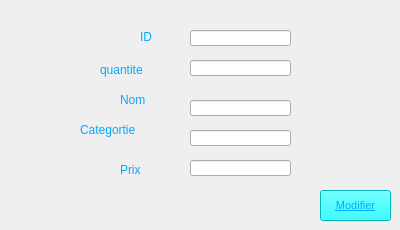
    <widget class="QWidget" name="Modifier">
     <attribute name="title">
      <string>Modifier</string>
     </attribute>
     <widget class="QPushButton" name="pb_modifier">
      <property name="geometry">
       <rect>
        <x>320</x>
        <y>190</y>
        <width>71</width>
        <height>31</height>
       </rect>
      </property>
      <property name="palette">
       <palette>
        <active>
         <colorrole role="WindowText">
          <brush brushstyle="SolidPattern">
           <color alpha="255">
            <red>0</red>
            <green>170</green>
            <blue>255</blue>
           </color>
          </brush>
         </colorrole>
         <colorrole role="Button">
          <brush brushstyle="SolidPattern">
           <color alpha="255">
            <red>0</red>
            <green>255</green>
            <blue>255</blue>
           </color>
          </brush>
         </colorrole>
         <colorrole role="Text">
          <brush brushstyle="SolidPattern">
           <color alpha="255">
            <red>0</red>
            <green>170</green>
            <blue>255</blue>
           </color>
          </brush>
         </colorrole>
         <colorrole role="ButtonText">
          <brush brushstyle="SolidPattern">
           <color alpha="255">
            <red>0</red>
            <green>170</green>
            <blue>255</blue>
           </color>
          </brush>
         </colorrole>
         <colorrole role="Base">
          <brush brushstyle="SolidPattern">
           <color alpha="255">
            <red>0</red>
            <green>255</green>
            <blue>255</blue>
           </color>
          </brush>
         </colorrole>
         <colorrole role="Window">
          <brush brushstyle="SolidPattern">
           <color alpha="255">
            <red>0</red>
            <green>255</green>
            <blue>255</blue>
           </color>
          </brush>
         </colorrole>
         <colorrole role="Highlight">
          <brush brushstyle="SolidPattern">
           <color alpha="255">
            <red>0</red>
            <green>170</green>
            <blue>255</blue>
           </color>
          </brush>
         </colorrole>
         <colorrole role="PlaceholderText">
          <brush brushstyle="NoBrush">
           <color alpha="128">
            <red>0</red>
            <green>170</green>
            <blue>255</blue>
           </color>
          </brush>
         </colorrole>
        </active>
        <inactive>
         <colorrole role="WindowText">
          <brush brushstyle="SolidPattern">
           <color alpha="255">
            <red>0</red>
            <green>170</green>
            <blue>255</blue>
           </color>
          </brush>
         </colorrole>
         <colorrole role="Button">
          <brush brushstyle="SolidPattern">
           <color alpha="255">
            <red>0</red>
            <green>255</green>
            <blue>255</blue>
           </color>
          </brush>
         </colorrole>
         <colorrole role="Text">
          <brush brushstyle="SolidPattern">
           <color alpha="255">
            <red>0</red>
            <green>170</green>
            <blue>255</blue>
           </color>
          </brush>
         </colorrole>
         <colorrole role="ButtonText">
          <brush brushstyle="SolidPattern">
           <color alpha="255">
            <red>0</red>
            <green>170</green>
            <blue>255</blue>
           </color>
          </brush>
         </colorrole>
         <colorrole role="Base">
          <brush brushstyle="SolidPattern">
           <color alpha="255">
            <red>0</red>
            <green>255</green>
            <blue>255</blue>
           </color>
          </brush>
         </colorrole>
         <colorrole role="Window">
          <brush brushstyle="SolidPattern">
           <color alpha="255">
            <red>0</red>
            <green>255</green>
            <blue>255</blue>
           </color>
          </brush>
         </colorrole>
         <colorrole role="Highlight">
          <brush brushstyle="SolidPattern">
           <color alpha="255">
            <red>0</red>
            <green>170</green>
            <blue>255</blue>
           </color>
          </brush>
         </colorrole>
         <colorrole role="PlaceholderText">
          <brush brushstyle="NoBrush">
           <color alpha="128">
            <red>0</red>
            <green>170</green>
            <blue>255</blue>
           </color>
          </brush>
         </colorrole>
        </inactive>
        <disabled>
         <colorrole role="WindowText">
          <brush brushstyle="SolidPattern">
           <color alpha="255">
            <red>0</red>
            <green>170</green>
            <blue>255</blue>
           </color>
          </brush>
         </colorrole>
         <colorrole role="Button">
          <brush brushstyle="SolidPattern">
           <color alpha="255">
            <red>0</red>
            <green>255</green>
            <blue>255</blue>
           </color>
          </brush>
         </colorrole>
         <colorrole role="Text">
          <brush brushstyle="SolidPattern">
           <color alpha="255">
            <red>0</red>
            <green>170</green>
            <blue>255</blue>
           </color>
          </brush>
         </colorrole>
         <colorrole role="ButtonText">
          <brush brushstyle="SolidPattern">
           <color alpha="255">
            <red>0</red>
            <green>170</green>
            <blue>255</blue>
           </color>
          </brush>
         </colorrole>
         <colorrole role="Base">
          <brush brushstyle="SolidPattern">
           <color alpha="255">
            <red>0</red>
            <green>255</green>
            <blue>255</blue>
           </color>
          </brush>
         </colorrole>
         <colorrole role="Window">
          <brush brushstyle="SolidPattern">
           <color alpha="255">
            <red>0</red>
            <green>255</green>
            <blue>255</blue>
           </color>
          </brush>
         </colorrole>
         <colorrole role="Highlight">
          <brush brushstyle="SolidPattern">
           <color alpha="255">
            <red>0</red>
            <green>170</green>
            <blue>255</blue>
           </color>
          </brush>
         </colorrole>
         <colorrole role="PlaceholderText">
          <brush brushstyle="NoBrush">
           <color alpha="128">
            <red>0</red>
            <green>170</green>
            <blue>255</blue>
           </color>
          </brush>
         </colorrole>
        </disabled>
       </palette>
      </property>
      <property name="font">
       <font>
        <family>MS Shell Dlg 2</family>
        <pointsize>8</pointsize>
        <weight>50</weight>
        <italic>false</italic>
        <bold>false</bold>
        <underline>true</underline>
       </font>
      </property>
      <property name="styleSheet">
       <string notr="true">font: 8pt &quot;MS Shell Dlg 2&quot;;
background-color: rgb(0, 255, 255);
selection-background-color: rgb(0, 170, 255);</string>
      </property>
      <property name="text">
       <string>Modifier</string>
      </property>
     </widget>
     <widget class="QLabel" name="label_45">
      <property name="geometry">
       <rect>
        <x>120</x>
        <y>160</y>
        <width>51</width>
        <height>20</height>
       </rect>
      </property>
      <property name="palette">
       <palette>
        <active>
         <colorrole role="WindowText">
          <brush brushstyle="SolidPattern">
           <color alpha="255">
            <red>0</red>
            <green>170</green>
            <blue>255</blue>
           </color>
          </brush>
         </colorrole>
         <colorrole role="Text">
          <brush brushstyle="SolidPattern">
           <color alpha="255">
            <red>0</red>
            <green>170</green>
            <blue>255</blue>
           </color>
          </brush>
         </colorrole>
         <colorrole role="ButtonText">
          <brush brushstyle="SolidPattern">
           <color alpha="255">
            <red>0</red>
            <green>170</green>
            <blue>255</blue>
           </color>
          </brush>
         </colorrole>
         <colorrole role="PlaceholderText">
          <brush brushstyle="NoBrush">
           <color alpha="128">
            <red>0</red>
            <green>170</green>
            <blue>255</blue>
           </color>
          </brush>
         </colorrole>
        </active>
        <inactive>
         <colorrole role="WindowText">
          <brush brushstyle="SolidPattern">
           <color alpha="255">
            <red>0</red>
            <green>170</green>
            <blue>255</blue>
           </color>
          </brush>
         </colorrole>
         <colorrole role="Text">
          <brush brushstyle="SolidPattern">
           <color alpha="255">
            <red>0</red>
            <green>170</green>
            <blue>255</blue>
           </color>
          </brush>
         </colorrole>
         <colorrole role="ButtonText">
          <brush brushstyle="SolidPattern">
           <color alpha="255">
            <red>0</red>
            <green>170</green>
            <blue>255</blue>
           </color>
          </brush>
         </colorrole>
         <colorrole role="PlaceholderText">
          <brush brushstyle="NoBrush">
           <color alpha="128">
            <red>0</red>
            <green>170</green>
            <blue>255</blue>
           </color>
          </brush>
         </colorrole>
        </inactive>
        <disabled>
         <colorrole role="WindowText">
          <brush brushstyle="SolidPattern">
           <color alpha="255">
            <red>0</red>
            <green>170</green>
            <blue>255</blue>
           </color>
          </brush>
         </colorrole>
         <colorrole role="Text">
          <brush brushstyle="SolidPattern">
           <color alpha="255">
            <red>0</red>
            <green>170</green>
            <blue>255</blue>
           </color>
          </brush>
         </colorrole>
         <colorrole role="ButtonText">
          <brush brushstyle="SolidPattern">
           <color alpha="255">
            <red>0</red>
            <green>170</green>
            <blue>255</blue>
           </color>
          </brush>
         </colorrole>
         <colorrole role="PlaceholderText">
          <brush brushstyle="NoBrush">
           <color alpha="128">
            <red>0</red>
            <green>170</green>
            <blue>255</blue>
           </color>
          </brush>
         </colorrole>
        </disabled>
       </palette>
      </property>
      <property name="styleSheet">
       <string notr="true">font: 8pt &quot;MS Shell Dlg 2&quot;;
color: rgb(0, 170, 255);</string>
      </property>
      <property name="text">
       <string>Prix</string>
      </property>
     </widget>
     <widget class="QLabel" name="label_30">
      <property name="geometry">
       <rect>
        <x>100</x>
        <y>60</y>
        <width>81</width>
        <height>20</height>
       </rect>
      </property>
      <property name="palette">
       <palette>
        <active>
         <colorrole role="WindowText">
          <brush brushstyle="SolidPattern">
           <color alpha="255">
            <red>0</red>
            <green>170</green>
            <blue>255</blue>
           </color>
          </brush>
         </colorrole>
         <colorrole role="Text">
          <brush brushstyle="SolidPattern">
           <color alpha="255">
            <red>0</red>
            <green>170</green>
            <blue>255</blue>
           </color>
          </brush>
         </colorrole>
         <colorrole role="ButtonText">
          <brush brushstyle="SolidPattern">
           <color alpha="255">
            <red>0</red>
            <green>170</green>
            <blue>255</blue>
           </color>
          </brush>
         </colorrole>
         <colorrole role="PlaceholderText">
          <brush brushstyle="NoBrush">
           <color alpha="128">
            <red>0</red>
            <green>170</green>
            <blue>255</blue>
           </color>
          </brush>
         </colorrole>
        </active>
        <inactive>
         <colorrole role="WindowText">
          <brush brushstyle="SolidPattern">
           <color alpha="255">
            <red>0</red>
            <green>170</green>
            <blue>255</blue>
           </color>
          </brush>
         </colorrole>
         <colorrole role="Text">
          <brush brushstyle="SolidPattern">
           <color alpha="255">
            <red>0</red>
            <green>170</green>
            <blue>255</blue>
           </color>
          </brush>
         </colorrole>
         <colorrole role="ButtonText">
          <brush brushstyle="SolidPattern">
           <color alpha="255">
            <red>0</red>
            <green>170</green>
            <blue>255</blue>
           </color>
          </brush>
         </colorrole>
         <colorrole role="PlaceholderText">
          <brush brushstyle="NoBrush">
           <color alpha="128">
            <red>0</red>
            <green>170</green>
            <blue>255</blue>
           </color>
          </brush>
         </colorrole>
        </inactive>
        <disabled>
         <colorrole role="WindowText">
          <brush brushstyle="SolidPattern">
           <color alpha="255">
            <red>0</red>
            <green>170</green>
            <blue>255</blue>
           </color>
          </brush>
         </colorrole>
         <colorrole role="Text">
          <brush brushstyle="SolidPattern">
           <color alpha="255">
            <red>0</red>
            <green>170</green>
            <blue>255</blue>
           </color>
          </brush>
         </colorrole>
         <colorrole role="ButtonText">
          <brush brushstyle="SolidPattern">
           <color alpha="255">
            <red>0</red>
            <green>170</green>
            <blue>255</blue>
           </color>
          </brush>
         </colorrole>
         <colorrole role="PlaceholderText">
          <brush brushstyle="NoBrush">
           <color alpha="128">
            <red>0</red>
            <green>170</green>
            <blue>255</blue>
           </color>
          </brush>
         </colorrole>
        </disabled>
       </palette>
      </property>
      <property name="styleSheet">
       <string notr="true">font: 8pt &quot;MS Shell Dlg 2&quot;;
color: rgb(0, 170, 255);</string>
      </property>
      <property name="text">
       <string>quantite</string>
      </property>
     </widget>
     <widget class="QLineEdit" name="le_id_3">
      <property name="geometry">
       <rect>
        <x>190</x>
        <y>30</y>
        <width>101</width>
        <height>16</height>
       </rect>
      </property>
     </widget>
     <widget class="QLineEdit" name="le_prix_3">
      <property name="geometry">
       <rect>
        <x>190</x>
        <y>160</y>
        <width>101</width>
        <height>16</height>
       </rect>
      </property>
     </widget>
     <widget class="QLineEdit" name="le_cat_3">
      <property name="geometry">
       <rect>
        <x>190</x>
        <y>130</y>
        <width>101</width>
        <height>16</height>
       </rect>
      </property>
     </widget>
     <widget class="QLabel" name="label_28">
      <property name="geometry">
       <rect>
        <x>120</x>
        <y>90</y>
        <width>51</width>
        <height>20</height>
       </rect>
      </property>
      <property name="palette">
       <palette>
        <active>
         <colorrole role="WindowText">
          <brush brushstyle="SolidPattern">
           <color alpha="255">
            <red>0</red>
            <green>170</green>
            <blue>255</blue>
           </color>
          </brush>
         </colorrole>
         <colorrole role="Text">
          <brush brushstyle="SolidPattern">
           <color alpha="255">
            <red>0</red>
            <green>170</green>
            <blue>255</blue>
           </color>
          </brush>
         </colorrole>
         <colorrole role="ButtonText">
          <brush brushstyle="SolidPattern">
           <color alpha="255">
            <red>0</red>
            <green>170</green>
            <blue>255</blue>
           </color>
          </brush>
         </colorrole>
         <colorrole role="PlaceholderText">
          <brush brushstyle="NoBrush">
           <color alpha="128">
            <red>0</red>
            <green>170</green>
            <blue>255</blue>
           </color>
          </brush>
         </colorrole>
        </active>
        <inactive>
         <colorrole role="WindowText">
          <brush brushstyle="SolidPattern">
           <color alpha="255">
            <red>0</red>
            <green>170</green>
            <blue>255</blue>
           </color>
          </brush>
         </colorrole>
         <colorrole role="Text">
          <brush brushstyle="SolidPattern">
           <color alpha="255">
            <red>0</red>
            <green>170</green>
            <blue>255</blue>
           </color>
          </brush>
         </colorrole>
         <colorrole role="ButtonText">
          <brush brushstyle="SolidPattern">
           <color alpha="255">
            <red>0</red>
            <green>170</green>
            <blue>255</blue>
           </color>
          </brush>
         </colorrole>
         <colorrole role="PlaceholderText">
          <brush brushstyle="NoBrush">
           <color alpha="128">
            <red>0</red>
            <green>170</green>
            <blue>255</blue>
           </color>
          </brush>
         </colorrole>
        </inactive>
        <disabled>
         <colorrole role="WindowText">
          <brush brushstyle="SolidPattern">
           <color alpha="255">
            <red>0</red>
            <green>170</green>
            <blue>255</blue>
           </color>
          </brush>
         </colorrole>
         <colorrole role="Text">
          <brush brushstyle="SolidPattern">
           <color alpha="255">
            <red>0</red>
            <green>170</green>
            <blue>255</blue>
           </color>
          </brush>
         </colorrole>
         <colorrole role="ButtonText">
          <brush brushstyle="SolidPattern">
           <color alpha="255">
            <red>0</red>
            <green>170</green>
            <blue>255</blue>
           </color>
          </brush>
         </colorrole>
         <colorrole role="PlaceholderText">
          <brush brushstyle="NoBrush">
           <color alpha="128">
            <red>0</red>
            <green>170</green>
            <blue>255</blue>
           </color>
          </brush>
         </colorrole>
        </disabled>
       </palette>
      </property>
      <property name="styleSheet">
       <string notr="true">font: 8pt &quot;MS Shell Dlg 2&quot;;
color: rgb(0, 170, 255);</string>
      </property>
      <property name="text">
       <string>Nom</string>
      </property>
     </widget>
     <widget class="QLabel" name="label_29">
      <property name="geometry">
       <rect>
        <x>80</x>
        <y>120</y>
        <width>101</width>
        <height>20</height>
       </rect>
      </property>
      <property name="palette">
       <palette>
        <active>
         <colorrole role="WindowText">
          <brush brushstyle="SolidPattern">
           <color alpha="255">
            <red>0</red>
            <green>170</green>
            <blue>255</blue>
           </color>
          </brush>
         </colorrole>
         <colorrole role="Text">
          <brush brushstyle="SolidPattern">
           <color alpha="255">
            <red>0</red>
            <green>170</green>
            <blue>255</blue>
           </color>
          </brush>
         </colorrole>
         <colorrole role="ButtonText">
          <brush brushstyle="SolidPattern">
           <color alpha="255">
            <red>0</red>
            <green>170</green>
            <blue>255</blue>
           </color>
          </brush>
         </colorrole>
         <colorrole role="PlaceholderText">
          <brush brushstyle="NoBrush">
           <color alpha="128">
            <red>0</red>
            <green>170</green>
            <blue>255</blue>
           </color>
          </brush>
         </colorrole>
        </active>
        <inactive>
         <colorrole role="WindowText">
          <brush brushstyle="SolidPattern">
           <color alpha="255">
            <red>0</red>
            <green>170</green>
            <blue>255</blue>
           </color>
          </brush>
         </colorrole>
         <colorrole role="Text">
          <brush brushstyle="SolidPattern">
           <color alpha="255">
            <red>0</red>
            <green>170</green>
            <blue>255</blue>
           </color>
          </brush>
         </colorrole>
         <colorrole role="ButtonText">
          <brush brushstyle="SolidPattern">
           <color alpha="255">
            <red>0</red>
            <green>170</green>
            <blue>255</blue>
           </color>
          </brush>
         </colorrole>
         <colorrole role="PlaceholderText">
          <brush brushstyle="NoBrush">
           <color alpha="128">
            <red>0</red>
            <green>170</green>
            <blue>255</blue>
           </color>
          </brush>
         </colorrole>
        </inactive>
        <disabled>
         <colorrole role="WindowText">
          <brush brushstyle="SolidPattern">
           <color alpha="255">
            <red>0</red>
            <green>170</green>
            <blue>255</blue>
           </color>
          </brush>
         </colorrole>
         <colorrole role="Text">
          <brush brushstyle="SolidPattern">
           <color alpha="255">
            <red>0</red>
            <green>170</green>
            <blue>255</blue>
           </color>
          </brush>
         </colorrole>
         <colorrole role="ButtonText">
          <brush brushstyle="SolidPattern">
           <color alpha="255">
            <red>0</red>
            <green>170</green>
            <blue>255</blue>
           </color>
          </brush>
         </colorrole>
         <colorrole role="PlaceholderText">
          <brush brushstyle="NoBrush">
           <color alpha="128">
            <red>0</red>
            <green>170</green>
            <blue>255</blue>
           </color>
          </brush>
         </colorrole>
        </disabled>
       </palette>
      </property>
      <property name="styleSheet">
       <string notr="true">font: 8pt &quot;MS Shell Dlg 2&quot;;
color: rgb(0, 170, 255);</string>
      </property>
      <property name="text">
       <string>Categortie</string>
      </property>
     </widget>
     <widget class="QLineEdit" name="le_nom_3">
      <property name="geometry">
       <rect>
        <x>190</x>
        <y>100</y>
        <width>101</width>
        <height>16</height>
       </rect>
      </property>
     </widget>
     <widget class="QLineEdit" name="le_quantite_3">
      <property name="geometry">
       <rect>
        <x>190</x>
        <y>60</y>
        <width>101</width>
        <height>16</height>
       </rect>
      </property>
     </widget>
     <widget class="QLabel" name="label_27">
      <property name="geometry">
       <rect>
        <x>140</x>
        <y>30</y>
        <width>47</width>
        <height>14</height>
       </rect>
      </property>
      <property name="palette">
       <palette>
        <active>
         <colorrole role="WindowText">
          <brush brushstyle="SolidPattern">
           <color alpha="255">
            <red>0</red>
            <green>170</green>
            <blue>255</blue>
           </color>
          </brush>
         </colorrole>
         <colorrole role="Text">
          <brush brushstyle="SolidPattern">
           <color alpha="255">
            <red>0</red>
            <green>170</green>
            <blue>255</blue>
           </color>
          </brush>
         </colorrole>
         <colorrole role="ButtonText">
          <brush brushstyle="SolidPattern">
           <color alpha="255">
            <red>0</red>
            <green>170</green>
            <blue>255</blue>
           </color>
          </brush>
         </colorrole>
         <colorrole role="PlaceholderText">
          <brush brushstyle="NoBrush">
           <color alpha="128">
            <red>0</red>
            <green>170</green>
            <blue>255</blue>
           </color>
          </brush>
         </colorrole>
        </active>
        <inactive>
         <colorrole role="WindowText">
          <brush brushstyle="SolidPattern">
           <color alpha="255">
            <red>0</red>
            <green>170</green>
            <blue>255</blue>
           </color>
          </brush>
         </colorrole>
         <colorrole role="Text">
          <brush brushstyle="SolidPattern">
           <color alpha="255">
            <red>0</red>
            <green>170</green>
            <blue>255</blue>
           </color>
          </brush>
         </colorrole>
         <colorrole role="ButtonText">
          <brush brushstyle="SolidPattern">
           <color alpha="255">
            <red>0</red>
            <green>170</green>
            <blue>255</blue>
           </color>
          </brush>
         </colorrole>
         <colorrole role="PlaceholderText">
          <brush brushstyle="NoBrush">
           <color alpha="128">
            <red>0</red>
            <green>170</green>
            <blue>255</blue>
           </color>
          </brush>
         </colorrole>
        </inactive>
        <disabled>
         <colorrole role="WindowText">
          <brush brushstyle="SolidPattern">
           <color alpha="255">
            <red>0</red>
            <green>170</green>
            <blue>255</blue>
           </color>
          </brush>
         </colorrole>
         <colorrole role="Text">
          <brush brushstyle="SolidPattern">
           <color alpha="255">
            <red>0</red>
            <green>170</green>
            <blue>255</blue>
           </color>
          </brush>
         </colorrole>
         <colorrole role="ButtonText">
          <brush brushstyle="SolidPattern">
           <color alpha="255">
            <red>0</red>
            <green>170</green>
            <blue>255</blue>
           </color>
          </brush>
         </colorrole>
         <colorrole role="PlaceholderText">
          <brush brushstyle="NoBrush">
           <color alpha="128">
            <red>0</red>
            <green>170</green>
            <blue>255</blue>
           </color>
          </brush>
         </colorrole>
        </disabled>
       </palette>
      </property>
      <property name="styleSheet">
       <string notr="true">color: rgb(0, 170, 255);</string>
      </property>
      <property name="text">
       <string>ID</string>
      </property>
     </widget>
    </widget>
